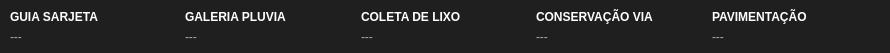
   <widget class="QWidget" name="widgetEnderecoEntregaImovel_6" native="true">
    <property name="geometry">
     <rect>
      <x>0</x>
      <y>329</y>
      <width>890</width>
      <height>53</height>
     </rect>
    </property>
    <property name="styleSheet">
     <string notr="true">background-color: #1f1f1f;
border-radius: 4px;</string>
    </property>
    <widget class="QWidget" name="horizontalLayoutWidget_25">
     <property name="geometry">
      <rect>
       <x>10</x>
       <y>6</y>
       <width>871</width>
       <height>41</height>
      </rect>
     </property>
     <layout class="QHBoxLayout" name="horizontalLayout_25" stretch="0,0,0,0,0">
      <item>
       <layout class="QVBoxLayout" name="verticalLayout_89">
        <property name="spacing">
         <number>0</number>
        </property>
        <item>
         <widget class="QLabel" name="label_88">
          <property name="sizePolicy">
           <sizepolicy hsizetype="Expanding" vsizetype="Preferred">
            <horstretch>0</horstretch>
            <verstretch>0</verstretch>
           </sizepolicy>
          </property>
          <property name="maximumSize">
           <size>
            <width>16777215</width>
            <height>16777215</height>
           </size>
          </property>
          <property name="styleSheet">
           <string notr="true">font-weight: bold;
color: white;</string>
          </property>
          <property name="text">
           <string>GUIA SARJETA</string>
          </property>
         </widget>
        </item>
        <item>
         <widget class="QLabel" name="labelEquipamentoUrbanoGuiaSarjeta">
          <property name="sizePolicy">
           <sizepolicy hsizetype="Expanding" vsizetype="Preferred">
            <horstretch>0</horstretch>
            <verstretch>0</verstretch>
           </sizepolicy>
          </property>
          <property name="maximumSize">
           <size>
            <width>16777215</width>
            <height>16777215</height>
           </size>
          </property>
          <property name="styleSheet">
           <string notr="true">color: #aaa;</string>
          </property>
          <property name="text">
           <string>---</string>
          </property>
         </widget>
        </item>
       </layout>
      </item>
      <item>
       <layout class="QVBoxLayout" name="verticalLayout_90">
        <property name="spacing">
         <number>0</number>
        </property>
        <item>
         <widget class="QLabel" name="label_89">
          <property name="sizePolicy">
           <sizepolicy hsizetype="Expanding" vsizetype="Preferred">
            <horstretch>0</horstretch>
            <verstretch>0</verstretch>
           </sizepolicy>
          </property>
          <property name="maximumSize">
           <size>
            <width>16777215</width>
            <height>16777215</height>
           </size>
          </property>
          <property name="styleSheet">
           <string notr="true">font-weight: bold;
color: white;</string>
          </property>
          <property name="text">
           <string>GALERIA PLUVIA</string>
          </property>
         </widget>
        </item>
        <item>
         <widget class="QLabel" name="labelEquipamentoUrbanoDrenagem">
          <property name="sizePolicy">
           <sizepolicy hsizetype="Expanding" vsizetype="Preferred">
            <horstretch>0</horstretch>
            <verstretch>0</verstretch>
           </sizepolicy>
          </property>
          <property name="maximumSize">
           <size>
            <width>16777215</width>
            <height>16777215</height>
           </size>
          </property>
          <property name="styleSheet">
           <string notr="true">color: #aaa;</string>
          </property>
          <property name="text">
           <string>---</string>
          </property>
         </widget>
        </item>
       </layout>
      </item>
      <item>
       <layout class="QVBoxLayout" name="verticalLayout_91">
        <property name="spacing">
         <number>0</number>
        </property>
        <item>
         <widget class="QLabel" name="label_90">
          <property name="sizePolicy">
           <sizepolicy hsizetype="Expanding" vsizetype="Preferred">
            <horstretch>0</horstretch>
            <verstretch>0</verstretch>
           </sizepolicy>
          </property>
          <property name="maximumSize">
           <size>
            <width>16777215</width>
            <height>16777215</height>
           </size>
          </property>
          <property name="styleSheet">
           <string notr="true">font-weight: bold;
color: white;</string>
          </property>
          <property name="text">
           <string>COLETA DE LIXO</string>
          </property>
         </widget>
        </item>
        <item>
         <widget class="QLabel" name="labelEquipamentoUrbanoColetaLixo">
          <property name="sizePolicy">
           <sizepolicy hsizetype="Expanding" vsizetype="Preferred">
            <horstretch>0</horstretch>
            <verstretch>0</verstretch>
           </sizepolicy>
          </property>
          <property name="maximumSize">
           <size>
            <width>16777215</width>
            <height>16777215</height>
           </size>
          </property>
          <property name="styleSheet">
           <string notr="true">color: #aaa;</string>
          </property>
          <property name="text">
           <string>---</string>
          </property>
         </widget>
        </item>
       </layout>
      </item>
      <item>
       <layout class="QVBoxLayout" name="verticalLayout_92">
        <property name="spacing">
         <number>0</number>
        </property>
        <item>
         <widget class="QLabel" name="label_91">
          <property name="sizePolicy">
           <sizepolicy hsizetype="Expanding" vsizetype="Preferred">
            <horstretch>0</horstretch>
            <verstretch>0</verstretch>
           </sizepolicy>
          </property>
          <property name="maximumSize">
           <size>
            <width>16777215</width>
            <height>16777215</height>
           </size>
          </property>
          <property name="styleSheet">
           <string notr="true">font-weight: bold;
color: white;</string>
          </property>
          <property name="text">
           <string>CONSERVAÇÃO VIA</string>
          </property>
         </widget>
        </item>
        <item>
         <widget class="QLabel" name="labelEquipamentoUrbanoConservacaoVia">
          <property name="sizePolicy">
           <sizepolicy hsizetype="Expanding" vsizetype="Preferred">
            <horstretch>0</horstretch>
            <verstretch>0</verstretch>
           </sizepolicy>
          </property>
          <property name="maximumSize">
           <size>
            <width>16777215</width>
            <height>16777215</height>
           </size>
          </property>
          <property name="styleSheet">
           <string notr="true">color: #aaa;</string>
          </property>
          <property name="text">
           <string>---</string>
          </property>
         </widget>
        </item>
       </layout>
      </item>
      <item>
       <layout class="QVBoxLayout" name="verticalLayout_93">
        <property name="spacing">
         <number>0</number>
        </property>
        <item>
         <widget class="QLabel" name="label_92">
          <property name="sizePolicy">
           <sizepolicy hsizetype="Expanding" vsizetype="Preferred">
            <horstretch>0</horstretch>
            <verstretch>0</verstretch>
           </sizepolicy>
          </property>
          <property name="maximumSize">
           <size>
            <width>16777215</width>
            <height>16777215</height>
           </size>
          </property>
          <property name="styleSheet">
           <string notr="true">font-weight: bold;
color: white;</string>
          </property>
          <property name="text">
           <string>PAVIMENTAÇÃO</string>
          </property>
         </widget>
        </item>
        <item>
         <widget class="QLabel" name="labelEquipamentoUrbanoPavimentacao">
          <property name="sizePolicy">
           <sizepolicy hsizetype="Expanding" vsizetype="Preferred">
            <horstretch>0</horstretch>
            <verstretch>0</verstretch>
           </sizepolicy>
          </property>
          <property name="maximumSize">
           <size>
            <width>16777215</width>
            <height>16777215</height>
           </size>
          </property>
          <property name="styleSheet">
           <string notr="true">color: #aaa;</string>
          </property>
          <property name="text">
           <string>---</string>
          </property>
         </widget>
        </item>
       </layout>
      </item>
     </layout>
    </widget>
   </widget>
